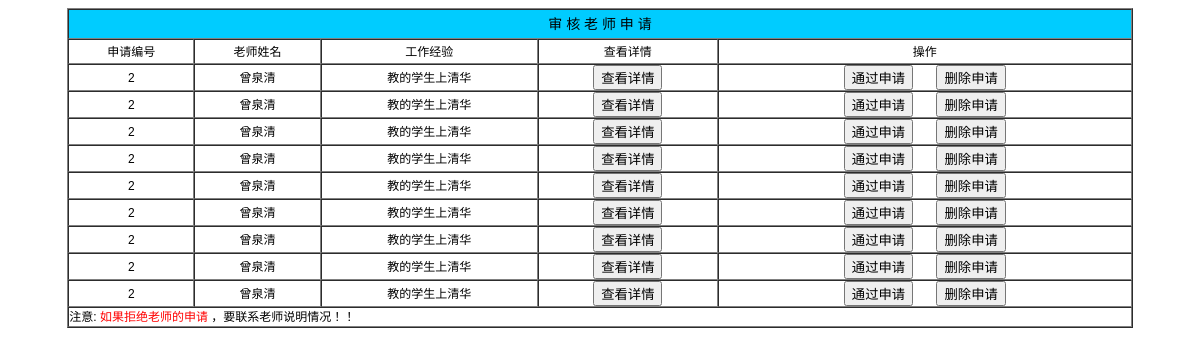
The app's page /web/auditteacher.php with its own data.
### tables this page shows
CREATE TABLE `teacher_student` (
  `parentID` int(11) NOT NULL,
  `teacherID` int(11) NOT NULL,
  `applyID` int(11) NOT NULL COMMENT '申请编号，用于找寻唯一的家长申请',
  `ifPass` int(1) NOT NULL COMMENT '是否管理员审核通，审核通过关系才会生成',
  PRIMARY KEY (`parentID`,`teacherID`)
);

CREATE TABLE `teacher` (
  `teacherID` int(255) NOT NULL AUTO_INCREMENT,
  `password` varchar(255) NOT NULL,
  `teacherName` varchar(255) DEFAULT NULL,
  `teacherUserName` varchar(255) DEFAULT NULL,
  `salary` int(255) DEFAULT NULL,
  `experience` varchar(255) DEFAULT NULL,
  PRIMARY KEY (`teacherID`)
);

### controller/auditteaController.php (called while the page is built)
<?php
include("../model/finddata.php");
$a =new finddata();
$result=$a->tapply();
?>

### DBhelper/DBhelper.php (called while the page is built, shortened)
<?php
class DBhelper{
    function __construct()
    {
        $this->servername = "localhost";
        $this->username1 = "root";
        $this->password = "";
        $this->dbname = "test";
        $this->conn = new mysqli($this->servername,$this->username1, $this->password,$this->dbname);
    }
}

### model/finddata.php (called while the page is built, shortened)
<?php
require '../DBhelper/DBhelper.php';
class finddata
{
    function connectDB()
    {
        $MyDBhelper = new DBhelper();
        return $MyDBhelper;
    }
    function tapply()
    {
        $MyDBhelper = $this->connectDB();
        if ($MyDBhelper->conn->connect_error) {
            die("连接失败: " . $MyDBhelper->conn->connect_error);
        } else {
            $sql = "SELECT * FROM parentapply,teacher,teacher_student WHERE  parentapply.parentID=teacher_student.parentID AND teacher.teacherID=teacher_student.teacherID AND teacher_student.ifPass=0";
            $result = $MyDBhelper->conn->query($sql);
            return $result;
        }
    }
}

### web/auditteacher.php (the view, shortened to what this page needs)
<html >
<head>
    <link href=../web/css/iknow.css rel=stylesheet type=text/css>
</head>
<body onLoad="myform.xueyuankc.focus()">
<table width="90%"  border="1" align="center" cellpadding="0" cellspacing="0" bordercolorlight="#000000" bordercolordark="">
    <tr>
        <td height="30" colspan="12" align="center" bgcolor="#00CCFF"><font style="font-size:14px">审    核    老    师    申    请</font></td>
    </tr>
    <tr bgcolor="">
        <td align="center"height="25">申请编号</td>
        <td align="center"height="25">老师姓名</td>
        <td align="center">工作经验</td>
        <td align="center">查看详情</td>
        <td align="center">操作</td>
    </tr>
    <?php
    require '../controller/auditteaController.php';
    while ($a=$result->fetch_assoc()){
        echo "
             <tr>
            <td align='center'>".$a['applyID']."</td>
            <td align='center'>".$a['teacherName']."</td>
            <td align='center'>".$a['experience']."</td>
            <td  align='center'><form action='../controller/test.php' method='post'>
            <input type='submit' value='查看详情' onclick=''>
            <input type='hidden' name='choose' value='".$a['applyID']."'>
            </form></td>
            <td align='center'>
            <form action='../controller/ifassteacherController.php' style='display:inline;' method='post'>
            <input type='submit' name='' value='通过申请'>
            <input type='hidden' name='applyid' value=".$a['applyID'].">
             <input type='hidden' name='ifPass' value='1'>
              </form>
             <form action='../controller/ifassteacherController.php' style='display:inline;' method='post'>
            <input type='submit' name='' value='删除申请' style='margin-left: 20px' >
            <input type='hidden' name='applyid' value=".$a['applyID'].">
            <input type='hidden' name='ifPass' value='0'>
              </form></td>
        </tr>";
    }
    ?>
    <tr>
        <td colspan="12" bgcolor="">   注意:  <font color=red>如果拒绝老师的申请</font> ，要联系老师说明情况！！
    </tr>
</table>
</body>
</html>

### web/css/iknow.css (style rules this page uses)
td { font-size: 9pt; line-height: 18px;font-family: "Arial"; }
form { margin:0px; }

### web/auditteacher.php (style rules this page uses)
body { background-color:#FFF }

### records on screen
teacher_student: applyID "2", teacherID.teacherName "曾泉清", teacherID.experience "教的学生上清华"
